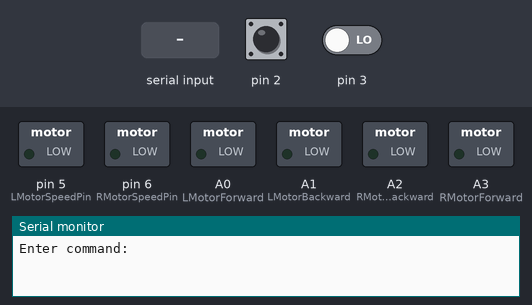
This sketch was run on a simulated Arduino Uno, built with avr-gcc and run on an emulated ATmega328P. Parts: switched loads named in the sketch (green lamp = pin HIGH), the last lines printed to the serial monitor. Inputs (shaded band) come from the test bench; at power-on: pin 2 LOW, pin 3 LOW.

Above: at 1.2 s.
1.3 s: "F" received over Serial
At 3.5 s:
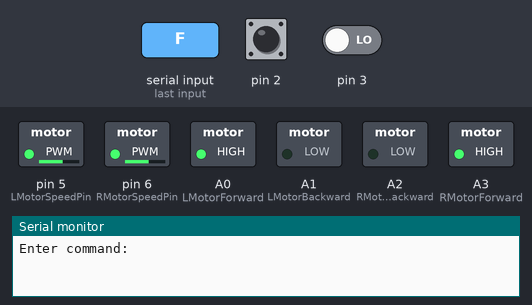
3.8 s: pin 2 driven HIGH
At 4.6 s:
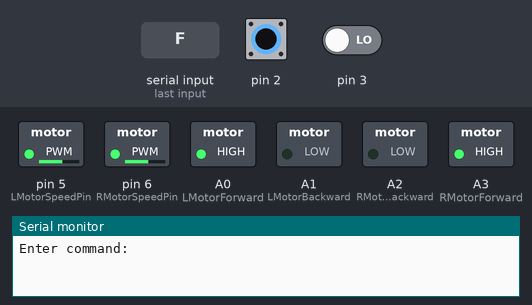
5.3 s: pin 3 driven HIGH
At 5.7 s:
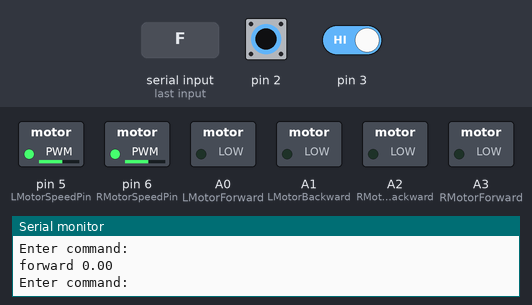
6.8 s: "B" received over Serial
At 8.9 s:
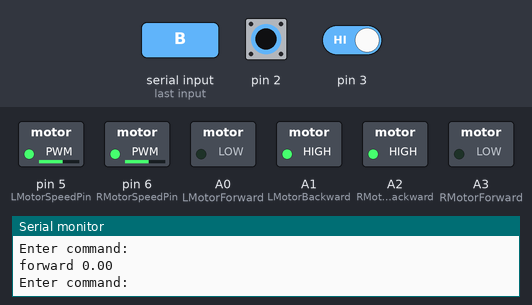
9.3 s: pin 2 pulsed LOW 5 times (0.12 s each, 0.3 s apart)
At 9.51 s:
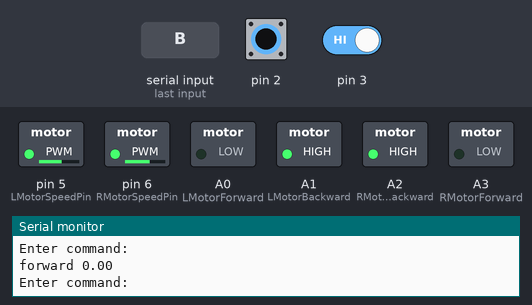
12.3 s: pin 3 driven LOW
At 13.5 s:
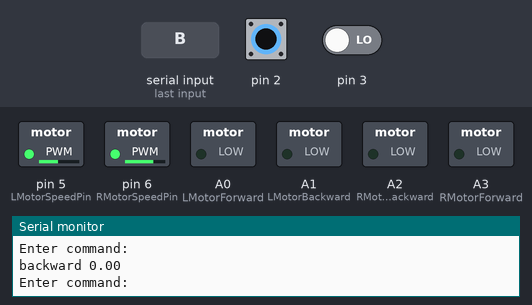
Timing chart, 0 to 14.8 s (numbered marks = the images above; inputs shaded):
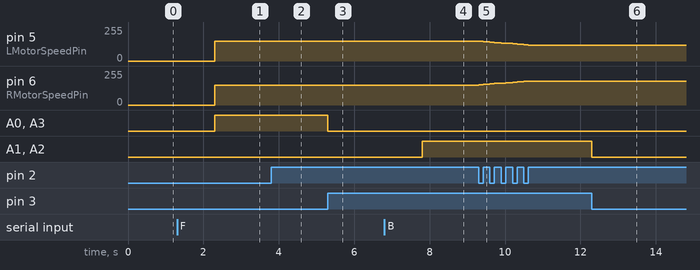

Measured:
- after the input at 1.3 s, pin 5 (LMotorSpeedPin), pin 6 (RMotorSpeedPin): 0/255 → 150/255 after 1.0 s; A0 (LMotorForward), A3 (RMotorForward): LOW → HIGH after 1.0 s
- after the input at 3.8 s, pin 5 (LMotorSpeedPin), pin 6 (RMotorSpeedPin): 150/255 → 147/255 at once
- after the input at 5.3 s, A0 (LMotorForward), A3 (RMotorForward): HIGH → LOW at once
- after the input at 6.8 s, pin 5 (LMotorSpeedPin), pin 6 (RMotorSpeedPin): 147/255 → 150/255 after 1.0 s; A1 (LMotorBackward), A2 (RMotorBackward): LOW → HIGH after 1.0 s
- after the input at 9.3 s, pin 5 (LMotorSpeedPin): moves from 150/255 to 120/255 over 1.3 s, starting at once; pin 6 (RMotorSpeedPin): moves from 150/255 to 180/255 over 1.3 s, starting at once
- after the input at 12.3 s, A1 (LMotorBackward), A2 (RMotorBackward): HIGH → LOW at once

The sketch:

solution.ino
```cpp
#define FEEDBACK_COEFFICIENT_L 3
#define FEEDBACK_COEFFICIENT_R 3
#define BASE_SPEED 150

class Car {
  const double DIAMETER = 0.065 * PI;

  const int LMotorSpeedPin = 5;             //Left Motor Speed pin (ENA)
  const int LMotorForward = A0;             //Motor-L forward (IN1).
  const int LMotorBackward = A1;            //Motor-L backward (IN2)

  const int RMotorSpeedPin = 6;             //Right Motor Speed pin (ENB)
  const int RMotorForward = A3;             //Motor-R forward (IN4)
  const int RMotorBackward = A2;

  const int triggerPin = 11;
  const int echoPin = 12;

  static int ltick;
  static int rtick;

  int r_speed;
  int l_speed;

  static void incrementRight(){
    rtick++;
  }

  static void incrementLeft(){
    ltick++;
  }

  void motorForwardSetup() {
    digitalWrite(LMotorForward, HIGH);
    digitalWrite(RMotorForward, HIGH);
    digitalWrite(LMotorBackward, LOW);
    digitalWrite(RMotorBackward, LOW);
  }

  void motorBackwardSetup() {
    digitalWrite(LMotorForward, LOW);
    digitalWrite(RMotorForward, LOW);
    digitalWrite(LMotorBackward, HIGH);
    digitalWrite(RMotorBackward, HIGH);
  }

  void motorRightSetup() {
    digitalWrite(LMotorForward, HIGH);
    digitalWrite(RMotorForward, LOW);
    digitalWrite(LMotorBackward, LOW);
    digitalWrite(RMotorBackward, LOW);
  }

  void motorLeftSetup() {
    digitalWrite(LMotorForward, LOW);
    digitalWrite(RMotorForward, HIGH);
    digitalWrite(LMotorBackward, LOW);
    digitalWrite(RMotorBackward, LOW);
  }

  void stop() {
    digitalWrite(LMotorForward, LOW);
    digitalWrite(LMotorBackward, LOW);
    digitalWrite(RMotorBackward, LOW);
    digitalWrite(RMotorForward, LOW);
    rtick = 0;
    ltick = 0;
  }

  public:
  void motorSetup() {
    pinMode(LMotorForward, OUTPUT);
    pinMode(RMotorForward, OUTPUT);
    pinMode(LMotorBackward, OUTPUT);
    pinMode(RMotorBackward, OUTPUT);

    attachInterrupt(digitalPinToInterrupt(2), incrementLeft, CHANGE);
    attachInterrupt(digitalPinToInterrupt(3), incrementRight, CHANGE);
  }

  void forward(double distance) {
    this->motorForwardSetup();
    while(((distance / DIAMETER * 42) >= rtick) || ((distance / DIAMETER * 42) >= ltick)){
      r_speed = BASE_SPEED + FEEDBACK_COEFFICIENT_R*(ltick - rtick);
      l_speed = BASE_SPEED - FEEDBACK_COEFFICIENT_L*(ltick - rtick);

      // Ensure speed values are within PWM range
      r_speed = constrain(r_speed, 100, 255);
      l_speed = constrain(l_speed, 100, 255);

      analogWrite(LMotorSpeedPin, l_speed);
      analogWrite(RMotorSpeedPin, l_speed);
    }
    this->stop();
  }

  void backward(double distance){
    this->motorBackwardSetup();
    while(((distance / DIAMETER * 42) >= rtick) || ((distance / DIAMETER * 42) >= ltick)){
      r_speed = BASE_SPEED + 3*(ltick - rtick);
      l_speed = BASE_SPEED - 3*(ltick - rtick);
      if (r_speed < 100) {
        r_speed = 100;
      }
      if (r_speed > 255){
        r_speed = 255;
      }
      if (l_speed < 100) {
        l_speed = 100;
      }
      if (l_speed > 255){
        l_speed = 255;
      }
      analogWrite(LMotorSpeedPin, l_speed);
      analogWrite(RMotorSpeedPin, r_speed);
    }
    this->stop();
  }

  void right(double angle){
    this->motorRightSetup();
    while((angle / 360 * 0.26 * PI / DIAMETER * 42) >= ltick){
      analogWrite(LMotorSpeedPin, 130);
    }
    this->stop();
  }

  void left(double angle){
    this->motorLeftSetup();
    while((angle / 360 * 0.26 * PI / DIAMETER * 42) >= rtick){
      analogWrite(RMotorSpeedPin, 130);
    }
    this->stop();
  }
};

Car CAR;
int Car::ltick = 0;
int Car::rtick = 0;

enum CommandType { FORWARD, BACKWARD, RIGHT, LEFT, INVALID };

struct Command {
  CommandType type;
  double value;
};

CommandType parseCommandType(const String& cmd) {
  if (cmd == "F") return FORWARD;
  if (cmd == "B") return BACKWARD;
  if (cmd == "R") return RIGHT;
  if (cmd == "L") return LEFT;
  return INVALID;
}

Command parseCommand(const String& rawCommand) {
  Command command;
  command.type = parseCommandType(rawCommand.substring(0, 1));
  command.value = rawCommand.substring(1).toDouble();
  return command;
}

void executeCommand(const Command& command) {
  switch (command.type) {
    case FORWARD:
      CAR.forward(command.value);
      Serial.print("forward ");
      break;
    case BACKWARD:
      CAR.backward(command.value);
      Serial.print("backward ");
      break;
    case RIGHT:
      CAR.right(command.value);
      Serial.print("right ");
      break;
    case LEFT:
      CAR.left(command.value);
      Serial.print("left ");
      break;
    default:
      Serial.print("Invalid command ");
  }
  Serial.println(command.value);
}

void setup() {
  CAR.motorSetup();
  Serial.begin(9600);
}

void loop() {
  Serial.println("Enter command:");
  while (Serial.available() == 0) {}

  String commandInput = Serial.readString();
  commandInput.trim();

  int commandIndex = 0;
  String commands[7];

  while (commandInput.length() > 0) {
    int spaceIndex = commandInput.indexOf(' ');
    if (spaceIndex == -1) {
      commands[commandIndex++] = commandInput;
      break;
    } else {
      commands[commandIndex++] = commandInput.substring(0, spaceIndex);
      commandInput = commandInput.substring(spaceIndex + 1);
    }
  }

  for (int i = 0; i < commandIndex; i++) {
    Command command = parseCommand(commands[i]);
    executeCommand(command);
  }
}
```
